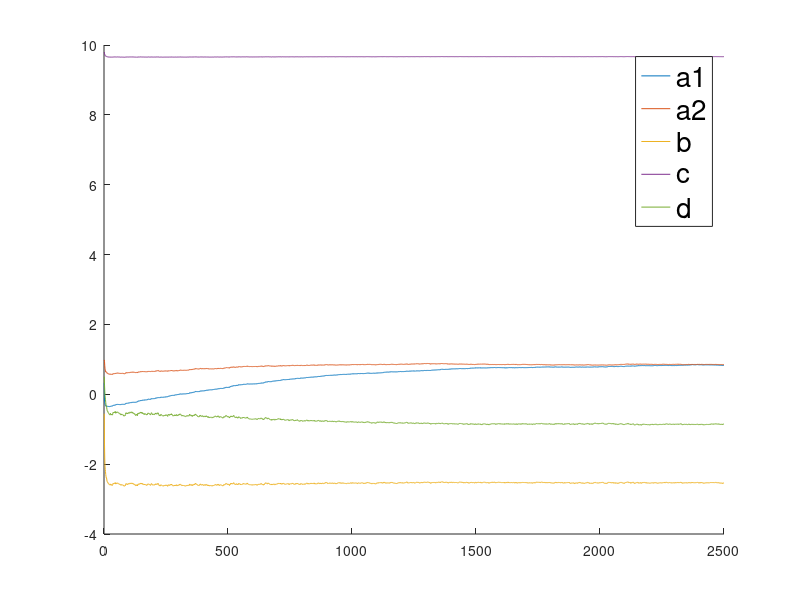
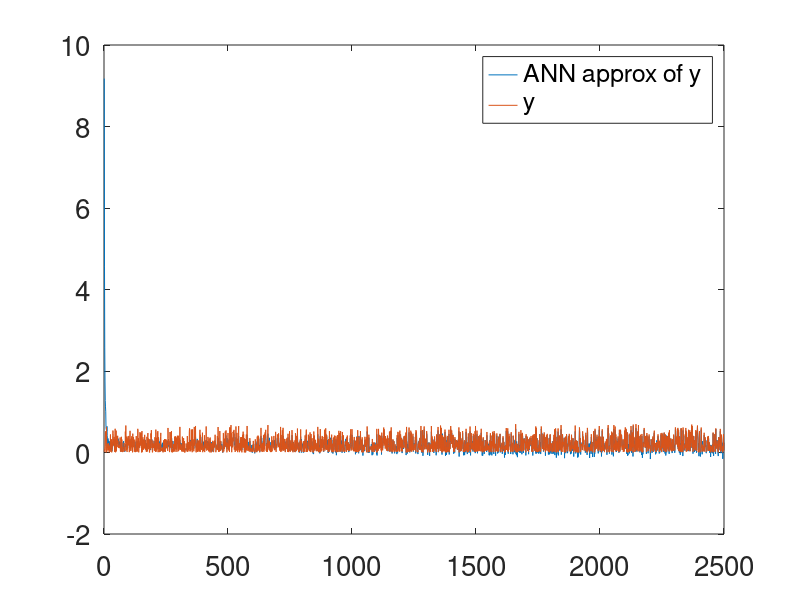
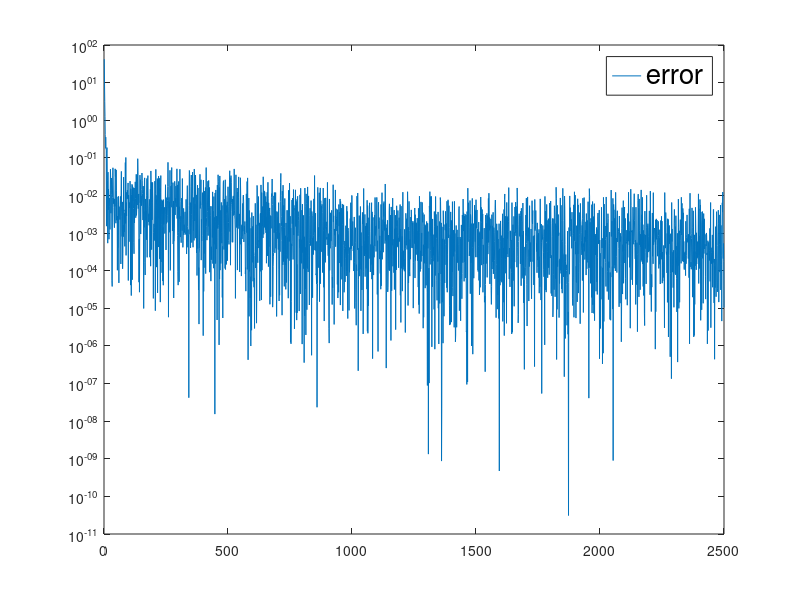
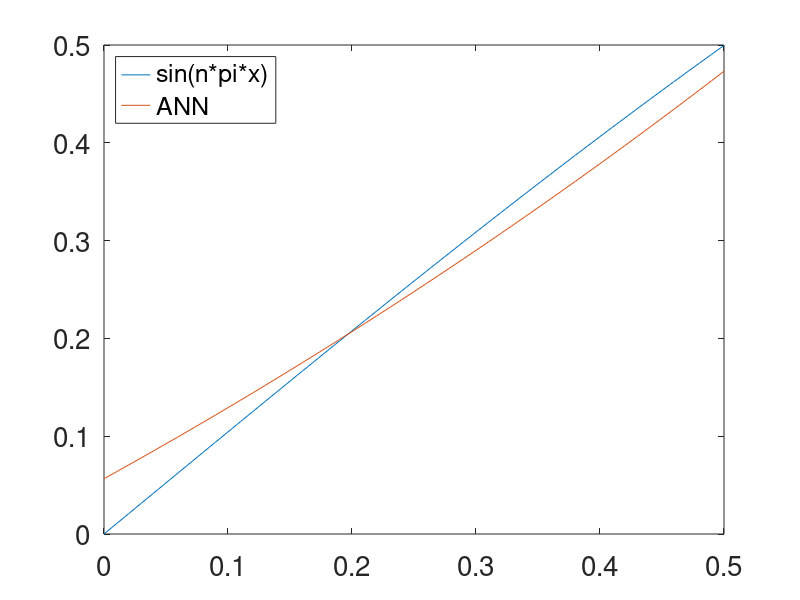

Reproduce these figures in MATLAB, in order.
function NNtrain2()
%%%%%%%%%%%%%%%%%%%%%%%%%%%%%%%%%%%%%%%%%%%%%%%%%%%%%%%%%%%%%%%%%%%%%%%%%
%Preparation of dataset

%collection of dataset
i=1;
for n=0.01:0.01:0.5
for x=0.01:0.01:0.5
y=sin(n*pi*x);
dataset_in_n(i)=n; 
dataset_in_x(i)=x; 
dataset_y(i)=y; 
i=i+1;
endfor
endfor
ndataset=i-1;

%%%%%%%%%%%%%%%%%%%%%%%%%%%%%%%%%%%%%%%%%%%%%%%%%%%%%%%%%%%%%%%%%%%%%%%%%
%training
a1=1.0; a2=1.0; b=1.0; c=10.0; d=1.0;

eta=0.1;

r = 0 + (1-0).*rand(ndataset,1);
r=r.*ndataset;
for j=1:ndataset
  i=floor(r(j));
  if(i==0)
    i=1;
  endif
%%%%%%%%%%%%%%%%%%%%%%%%%%%%
  %1
  a1_=a1; a2_=a2; b_=b; c_=c; d_=d;
  %evaluation of the first NN modeling a1
  eval = c*1.0/(1.0+exp(-(a1*dataset_in_n(i)+a2*dataset_in_x(i)+b)))+d;
  error = 0.5*(eval-dataset_y(i))^2;
  %a1=a1-eta*derivative of error with respect to a1
  %d error/da1 = \frac{cn exp \left(-a_1n-a_2x-b\right)\left(\frac{c}{exp\left(-a_1n-a_2x-b\right)+1}+d-y\right)}{\left(exp\left(-a_1n-a_2x-b\right)+1\right)^2}
  derrorda1 = ( c*dataset_in_n(i)*exp(-a1*dataset_in_n(i)-a2*dataset_in_x(i)-b)*
                (c / (exp(-a1*dataset_in_n(i)-a2*dataset_in_x(i)-b)+1)+d-dataset_y(i))
              ) / power((exp(-a1*dataset_in_n(i)-a2*dataset_in_x(i)-b)+1),2);
  a1=a1-eta*  derrorda1;
  %a2=a1-eta*derivative of error with respect to a2
  %d error/da2 = \frac{cx exp \left(-a_1n-a_2x-b\right)\left(\frac{c}{exp\left(-a_1n-a_2x-b\right)+1}+d-y\right)}{\left(exp\left(-a_1n-a_2x-b\right)+1\right)^2}
  derrorda2 = ( c*dataset_in_x(i)*exp(-a1*dataset_in_n(i)-a2*dataset_in_x(i)-b)*
                (c / (exp(-a1*dataset_in_n(i)-a2*dataset_in_x(i)-b)+1)+d-dataset_y(i))
              ) / power((exp(-a1*dataset_in_n(i)-a2*dataset_in_x(i)-b)+1),2);
  a2=a2-eta*  derrorda2;
  %b=b-eta*derivative of error with respect to b
  %d error/db = \frac{c exp \left(-a_1n-a_2x-b\right)\left(\frac{c}{exp\left(-a_1n-a_2x-b\right)+1}+d-y\right)}{\left(exp\left(-a_1n-a_2x-b\right)+1\right)^2}
  derrordb = ( c*exp(-a1*dataset_in_n(i)-a2*dataset_in_x(i)-b)*
                (c / (exp(-a1*dataset_in_n(i)-a2*dataset_in_x(i)-b)+1)+d-dataset_y(i))
              ) / power((exp(-a1*dataset_in_n(i)-a2*dataset_in_x(i)-b)+1),2);
  b=b-eta*  derrordb;
  %c=c-eta*derivative of error with respect to c
  %d error/dc = \frac{\frac{c}{exp\left(-a_1n-a_2x-b\right)+1}+d-y}{exp\left(-a_1n-a_2x-b\right)+1} \\
  derrordc = ( c / (exp(-a1*dataset_in_n(i)-a2*dataset_in_x(i)-b)+1)+d-dataset_y(i)
             ) / (exp(-a1*dataset_in_n(i)-a2*dataset_in_x(i)-b)+1);
  c=c-eta*  derrordc;
  %d=d-eta*derivative of error with respect to d
  %d error/dd = \frac{c}{exp\left(-a_1n-a_2x-b\right)+1}+d-y
  derrordd = c / (exp(-a1*dataset_in_n(i)-a2*dataset_in_x(i)-b)+1)+d-dataset_y(i);
  d=d-eta*  derrordd;
%%%%%%%%%%%%%%%%%%%%%%%%%%%%
%store for making plots later
  ya1(j)=a1;
  ya2(j)=a2;
  yb(j)=b;
  yc(j)=c;
  yd(j)=d;
  yeval(j)=eval;
  yy(j)=dataset_y(i);
  ye(j)=error;
%
endfor
%%%%%%%%%%%%%%%%%%%%%%%%%%%%%%%%%%%%%%%%%%%%%%%%%%%%%%%%%%%%%%%%%%%%%%%%%
% plot convergence
x=1:1:ndataset;
hold on

plot(x,ya1,x,ya2,x,yb,x,yc,x,yd);
h=legend('a1','a2','b','c','d');
set(h,'FontSize',20);

figure

plot(x,yeval,x,yy);
h=legend('ANN approx of y','y');
set(h,'FontSize',20);
set(h,'Location','northeast');
set(gca,'FontSize',20);

%%%%%%%%%%%%%%%%%%%%%%%%%%%%%%%%%%%%%%%%%%%%%%%%%%%%%%%%%%%%%%%%%%%%%%%%%
% plot error
x=1:1:ndataset;
hold on

figure

plot(x,ye);
h=legend('error');
set(h,'FontSize',20);
set(gca, 'YScale', 'log');






%%%%%%%%%%%%%%%%%%%%%%%%%%%%%%%%%%%%%%%%%%%%%%%%%%%%%%%%%%%%%%%%%%%%%%%%%
% test single sin(n*pi*x)

figure
%test n
n=0.333;
%computing B-spline values
x=0:0.01:0.5;
y=sin(n*pi.*x);
eval = c*1.0./(1.0+exp(-(a1*n+a2.*x+b)))+d;
plot(x,y,x,eval);
h=legend('sin(n*pi*x)','ANN');
set(h,'FontSize',20);
set(h,'Location','northwest');
set(gca,'FontSize',20);


function y=sigma(x)
  y=1.0/(1.0+exp(-x));
  return
end

end